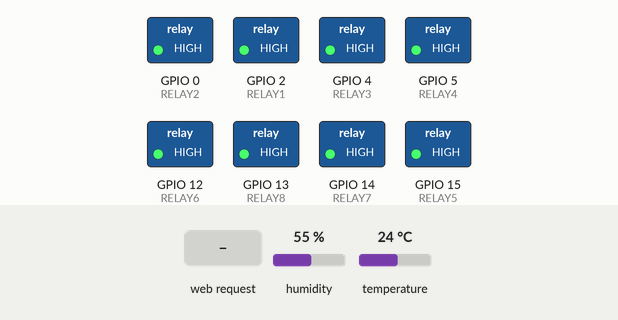
This sketch was run on a simulated ESP8266 (NodeMCU). Parts: switched loads named in the sketch (green lamp = pin HIGH). The inputs (shaded band) are chosen by the test bench; at power-on: humidity 55 %, temperature 24 °C. WiFi joins after 1.5 s; servers stay silent unless stated; what the sketch prints to the serial monitor is not drawn.

Above: at 2.7 s.
2.8 s: HTTP request GET /RELAY1=ON received
At 4.0 s:
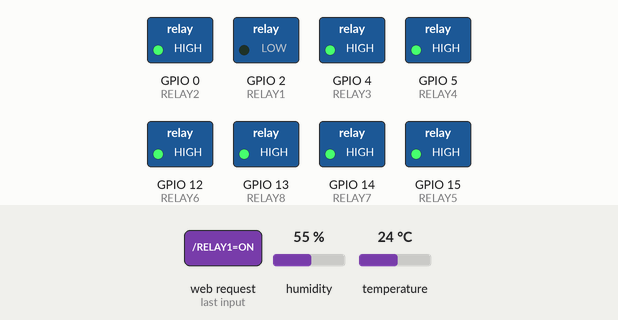
4.3 s: HTTP request GET /RELAY2=ON received
At 5.5 s:
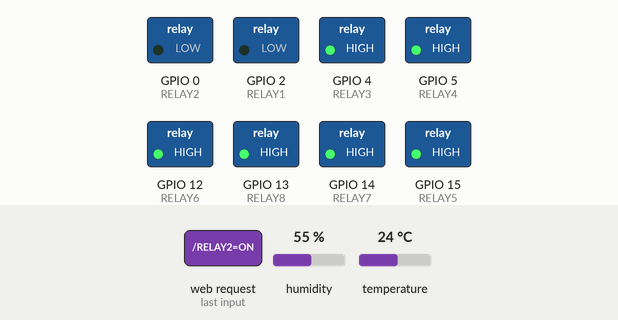
5.8 s: HTTP request GET /RELAY1=OFF received
At 6.3 s:
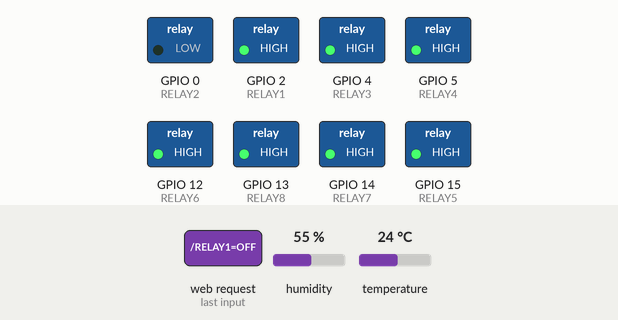
7.3 s: HTTP request GET /RELAY3=ON received
At 7.8 s:
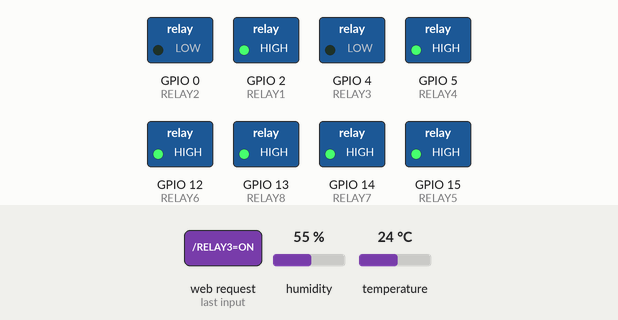
8.8 s: HTTP request GET /RELAY2=OFF received
At 9.8 s:
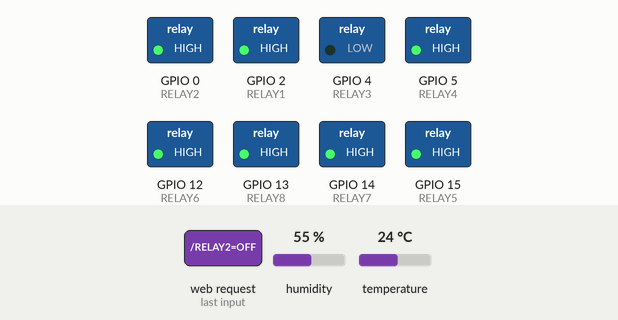
10.3 s: HTTP request GET /RELAY4=ON received
At 11.3 s:
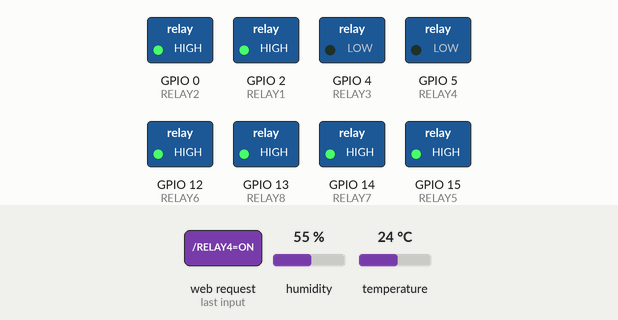
Timing chart, 0 to 12.8 s (numbered marks = the images above; inputs shaded):
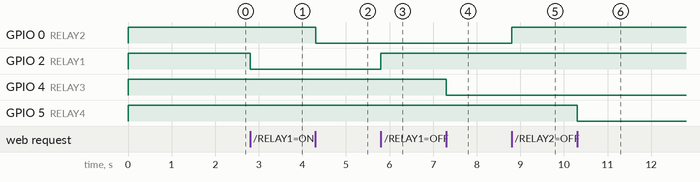

Measured:
- after the input at 2.8 s, GPIO 2 (RELAY1): HIGH → LOW at once
- after the input at 4.3 s, GPIO 0 (RELAY2): HIGH → LOW at once
- after the input at 5.8 s, GPIO 2 (RELAY1): LOW → HIGH at once
- after the input at 7.3 s, GPIO 4 (RELAY3): HIGH → LOW at once
- after the input at 8.8 s, GPIO 0 (RELAY2): LOW → HIGH at once
- after the input at 10.3 s, GPIO 5 (RELAY4): HIGH → LOW at once

The sketch:

Home_Automation.ino
```cpp
#include <ESP8266WiFi.h>
#include<Servo.h>
#include<DHT.h>
Servo myservo;

int DHTPIN = 16;
#define DHTTYPE DHT11
DHT dht(DHTPIN, DHTTYPE);
#define ON LOW
#define OFF HIGH

const char* ssid = "Rushik";
const char* password = "Rushik@29";

int RELAY1 = 2;  //D1 on ESP Board
int RELAY2 = 0;  //D2 on ESP Board
int RELAY3 = 4;  //D3 on ESP Board
int RELAY4 = 5;  //D4 on ESP Board
int RELAY5 = 15; //D5 on ESP Board
int RELAY6 = 12; //D6 on ESP Board
int RELAY7 = 14; //D7 on ESP Board
int RELAY8 = 13; //D8 on ESP Board

int value1 = OFF, value2 = OFF, value3 = OFF, value4 = OFF;
int value5 = OFF, value6 = OFF, value7 = OFF, value8 = OFF;
int value9 = OFF;

WiFiServer server(80);

void setup() {
  Serial.begin(9600);
  delay(10);
//  myservo.attach(1);
  pinMode(RELAY1, OUTPUT); digitalWrite(RELAY1, HIGH);
  pinMode(RELAY2, OUTPUT); digitalWrite(RELAY2, HIGH);
  pinMode(RELAY3, OUTPUT); digitalWrite(RELAY3, HIGH);
  pinMode(RELAY4, OUTPUT); digitalWrite(RELAY4, HIGH);
  pinMode(RELAY5, OUTPUT); digitalWrite(RELAY5, HIGH);
  pinMode(RELAY6, OUTPUT); digitalWrite(RELAY6, HIGH);
  pinMode(RELAY7, OUTPUT); digitalWrite(RELAY7, HIGH);
  pinMode(RELAY8, OUTPUT); digitalWrite(RELAY8, HIGH);

  // Connect to WiFi network
  Serial.println();
  Serial.println();
  Serial.print("Connecting wifi ");
  Serial.println(ssid);

  WiFi.begin(ssid, password);

  while (WiFi.status() != WL_CONNECTED) {
    delay(500);
    Serial.print(".");
  }
  Serial.println("");
  Serial.println("WiFi Connected");

  // Start the server
  server.begin();
  Serial.println("Starting Server");

  // Print the IP address
  Serial.print("Use the following URL to connect to ESP8266 : ");
  Serial.print("http://");
  Serial.print(WiFi.localIP());
  Serial.println("/");

}

void loop() {

  // Check if a client has connected
  int pos;
  WiFiClient client = server.available();
  if (!client) {
    return;
  }

  // Wait until the client sends some data
  Serial.println("new client");
  while(!client.available()){
    delay(1);
  }

  // Read the first line of the request
  String request = client.readStringUntil('\r');
  Serial.println(request);
  client.flush();

// Set LED according to the request
  client.println("HTTP/1.1 200 OK");
  client.println("Content-Type: text/html");
  client.println(""); //  do not forget this one
  client.println("<!DOCTYPE HTML>");
  client.println("<html>");
  client.println("<font color = lightblue>");
  client.println("<font size = 24>");
  client.println("<center>");
  client.print("Control 8 Relay Via Wifi");
  client.println("</font>");
  client.println("<br><br>");

 // Return the response RELAY1
  client.print("RELAY1 in condition : ");
  // Control LED 1
  if (request.indexOf("/RELAY1=ON") != -1)  {
    digitalWrite(RELAY1, ON);
    value1 = ON;}
  if (request.indexOf("/RELAY1=OFF") != -1)  {
    digitalWrite(RELAY1, OFF);
    value1 = OFF;}
     if(value1==ON){client.print("ON");}
     if(value1==OFF){client.print("OFF");}
  client.println("<br><br>");
  client.println("<a href=\"/RELAY1=ON\"\"><button>RELAY1 ON </button></a>");
  client.println("<a href=\"/RELAY1=OFF\"\"><button>RELAY1 OFF </button></a><br />");
  client.println("</html>");


 // Return the response RELAY2
 client.println("<br><br>");
 client.print("RELAY2 in condition : ");
  // Control LED 2
  if (request.indexOf("/RELAY2=ON") != -1)  {
    digitalWrite(RELAY2, ON);
    value2 = ON;}
  if (request.indexOf("/RELAY2=OFF") != -1)  {
    digitalWrite(RELAY2, OFF);
    value2 = OFF;}
    if(value2==ON){client.print("ON");}
    if(value2==OFF){client.print("OFF");}
  client.println("<br><br>");
  client.println("<a href=\"/RELAY2=ON\"\"><button>RELAY2 ON </button></a>");
  client.println("<a href=\"/RELAY2=OFF\"\"><button>RELAY2 OFF </button></a><br />");
  client.println("</html>");


  // Return the response RELAY3
  client.println("<br><br>");
  client.print("RELAY3 in condition : ");
  // Control LED 3
  if (request.indexOf("/RELAY3=ON") != -1)  {
    digitalWrite(RELAY3, ON);
    value3 = ON;}
  if (request.indexOf("/RELAY3=OFF") != -1)  {
    digitalWrite(RELAY3, OFF);
    value3 = OFF;}
    if(value3==ON){client.print("ON");}
    if(value3==OFF){client.print("OFF");}
  client.println("<br><br>");
  client.println("<a href=\"/RELAY3=ON\"\"><button>RELAY3 ON </button></a>");
  client.println("<a href=\"/RELAY3=OFF\"\"><button>RELAY3 OFF </button></a><br />");
  client.println("</html>");


  // Return the response RELAY4
  client.println("<br><br>");
  client.print("RELAY4 in condition : ");
  // Control LED 4
  if (request.indexOf("/RELAY4=ON") != -1)  {
    digitalWrite(RELAY4, ON);
    value4 = ON;}
  if (request.indexOf("/RELAY4=OFF") != -1)  {
    digitalWrite(RELAY4, OFF);
    value4 = OFF;}
    if(value4==ON){client.print("ON");}
    if(value4==OFF){client.print("OFF");}
  client.println("<br><br>");
  client.println("<a href=\"/RELAY4=ON\"\"><button>RELAY4 ON </button></a>");
  client.println("<a href=\"/RELAY4=OFF\"\"><button>RELAY4 OFF </button></a><br />");
  client.println("</html>");


  // Return the response RELAY5
  client.println("<br><br>");
  client.print("RELAY5 in condition : ");
  if (request.indexOf("/RELAY5=ON") != -1)  {
    digitalWrite(RELAY5, ON);
    value5 = ON;}
  if (request.indexOf("/RELAY5=OFF") != -1)  {
    digitalWrite(RELAY5, OFF);
    value5 = OFF;}
    if(value5==ON){client.print("ON");}
    if(value5==OFF){client.print("OFF");}
  client.println("<br><br>");
  client.println("<a href=\"/RELAY5=ON\"\"><button>RELAY5 ON </button></a>");
  client.println("<a href=\"/RELAY5=OFF\"\"><button>RELAY5 OFF </button></a><br />");
  client.println("</html>");


  // Return the response RELAY6
  client.println("<br><br>");
  client.print("RELAY6 in condition : ");
  if (request.indexOf("/RELAY6=ON") != -1)  {
    digitalWrite(RELAY6, ON);
    value6 = ON;}
  if (request.indexOf("/RELAY6=OFF") != -1)  {
    digitalWrite(RELAY6, OFF);
    value6 = OFF;}
    if(value6==ON){client.print("ON");}
    if(value6==OFF){client.print("OFF");}
  client.println("<br><br>");
  client.println("<a href=\"/RELAY6=ON\"\"><button>RELAY6 ON </button></a>");
  client.println("<a href=\"/RELAY6=OFF\"\"><button>RELAY6 OFF </button></a><br />");
  client.println("</html>");


  // Return the response RELAY7
  client.println("<br><br>");
  client.print("RELAY7 in condition : ");
  if (request.indexOf("/RELAY7=ON") != -1)  {
    digitalWrite(RELAY7, ON);
    value7 = ON;}
  if (request.indexOf("/RELAY7=OFF") != -1)  {
    digitalWrite(RELAY7, OFF);
    value7 = OFF;}
    if(value7==ON){client.print("ON");}
    if(value7==OFF){client.print("OFF");}
  client.println("<br><br>");
  client.println("<a href=\"/RELAY7=ON\"\"><button>RELAY7 ON </button></a>");
  client.println("<a href=\"/RELAY7=OFF\"\"><button>RELAY7 OFF </button></a><br />");
  client.println("</html>");


  // Return the response RELAY8
  client.println("<br><br>");
  client.print("RELAY8 in condition : ");
  if (request.indexOf("/RELAY8=ON") != -1)  {
    digitalWrite(RELAY8, ON);
    value8 = ON;}
  if (request.indexOf("/RELAY8=OFF") != -1)  {
    digitalWrite(RELAY8, OFF);
    value8 = OFF;}
    if(value8==ON){client.print("ON");}
    if(value8==OFF){client.print("OFF");}
  client.println("<br><br>");
  client.println("<a href=\"/RELAY8=ON\"\"><button>RELAY8 ON </button></a>");
  client.println("<a href=\"/RELAY8=OFF\"\"><button>RELAY8 OFF </button></a><br />");
  client.println("</html>");


  // Return the response GARAGE
  client.println("<br><br>");
  client.print("GARAGE : ");
  if (request.indexOf("/SERVO=ON") != -1)  {
    for (pos = 0; pos <= 90; pos += 1) { // goes from 0 degrees to 180 degrees
    // in steps of 1 degree
    myservo.write(pos);              // tell servo to go to position in variable 'pos'
    delay(15);
    value9 = ON;} }
    if (request.indexOf("/SERVO=OFF") != -1)  {
    for (pos = 90; pos >= 0; pos -= 1) { // goes from 180 degrees to 0 degrees
    myservo.write(pos);              // tell servo to go to position in variable 'pos'
    delay(15);
    value9 = OFF;}
    }
    if(value9==ON){client.print("ON");}
    if(value9==OFF){client.print("OFF");}
  client.println("<br><br>");
  client.println("<a href=\"/SERVO=ON\"\"><button>SERVO ON </button></a>");
  client.println("<a href=\"/SERVO=OFF\"\"><button>SERVO OFF </button></a><br />");
  client.println("</html>");

  float h = dht.readHumidity();
  float t = dht.readTemperature();
  if (isnan(h) || isnan(t))
  {
    client.println("Failed to read from DHT sensor!");
  }
  else
  {
    client.println("<br /> Humidity : ");
    client.println(dht.readHumidity(), 1);
    client.println("<br /> Temparature :");
    client.println(dht.readTemperature(), 1);
    delay(1);
  }
  delay(1);
  Serial.println("Client disonnected");
  Serial.println("");

}
```
